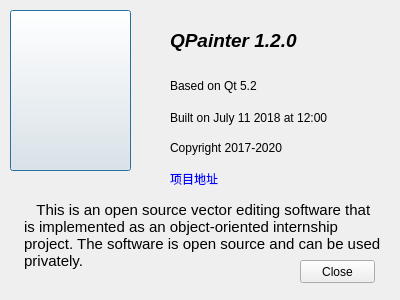
<?xml version="1.0" encoding="UTF-8"?>
<ui version="4.0">
 <class>ShowHelpDialog</class>
 <widget class="QDialog" name="ShowHelpDialog">
  <property name="geometry">
   <rect>
    <x>0</x>
    <y>0</y>
    <width>400</width>
    <height>300</height>
   </rect>
  </property>
  <property name="windowTitle">
   <string>Dialog</string>
  </property>
  <property name="styleSheet">
   <string notr="true">QMainWindow{
background-color:#qlineargradient(spread:pad, x1:0, y1:0, x2:1, y2:0, stop:0 rgba(255, 0, 0, 255), stop:0.166 rgba(255, 255, 0, 255), stop:0.333 rgba(0, 255, 0, 255), stop:0.5 rgba(0, 255, 255, 255), stop:0.666 rgba(0, 0, 255, 255), stop:0.833 rgba(255, 0, 255, 255), stop:1 rgba(255, 0, 0, 255));
}

</string>
  </property>
  <widget class="QPushButton" name="pushButton">
   <property name="geometry">
    <rect>
     <x>10</x>
     <y>10</y>
     <width>121</width>
     <height>161</height>
    </rect>
   </property>
   <property name="text">
    <string/>
   </property>
   <property name="icon">
    <iconset resource="icons.qrc">
     <normaloff>:/icons/QPainter.ico</normaloff>:/icons/QPainter.ico</iconset>
   </property>
   <property name="iconSize">
    <size>
     <width>128</width>
     <height>128</height>
    </size>
   </property>
   <property name="checkable">
    <bool>true</bool>
   </property>
   <property name="checked">
    <bool>false</bool>
   </property>
  </widget>
  <widget class="QLabel" name="label">
   <property name="geometry">
    <rect>
     <x>170</x>
     <y>30</y>
     <width>141</width>
     <height>21</height>
    </rect>
   </property>
   <property name="font">
    <font>
     <family>Arial</family>
     <pointsize>14</pointsize>
     <weight>75</weight>
     <italic>true</italic>
     <bold>true</bold>
    </font>
   </property>
   <property name="text">
    <string>QPainter 1.2.0</string>
   </property>
  </widget>
  <widget class="QLabel" name="label_2">
   <property name="geometry">
    <rect>
     <x>170</x>
     <y>70</y>
     <width>131</width>
     <height>31</height>
    </rect>
   </property>
   <property name="text">
    <string>Based on Qt 5.2</string>
   </property>
  </widget>
  <widget class="QLabel" name="label_3">
   <property name="geometry">
    <rect>
     <x>170</x>
     <y>110</y>
     <width>191</width>
     <height>16</height>
    </rect>
   </property>
   <property name="text">
    <string>Built on July 11 2018 at 12:00</string>
   </property>
  </widget>
  <widget class="QLabel" name="label_4">
   <property name="geometry">
    <rect>
     <x>170</x>
     <y>140</y>
     <width>121</width>
     <height>16</height>
    </rect>
   </property>
   <property name="text">
    <string>Copyright 2017-2020</string>
   </property>
  </widget>
  <widget class="QLabel" name="label_5">
   <property name="geometry">
    <rect>
     <x>20</x>
     <y>190</y>
     <width>361</width>
     <height>91</height>
    </rect>
   </property>
   <property name="font">
    <font>
     <family>Arial</family>
     <pointsize>11</pointsize>
     <italic>false</italic>
    </font>
   </property>
   <property name="text">
    <string>    This is an open source vector editing software that
 is implemented as an object-oriented internship
 project. The software is open source and can be used
 privately.</string>
   </property>
   <property name="textFormat">
    <enum>Qt::PlainText</enum>
   </property>
  </widget>
  <widget class="QPushButton" name="pushButton_2">
   <property name="geometry">
    <rect>
     <x>300</x>
     <y>260</y>
     <width>75</width>
     <height>23</height>
    </rect>
   </property>
   <property name="text">
    <string>Close</string>
   </property>
  </widget>
  <widget class="QLabel" name="label_6">
   <property name="geometry">
    <rect>
     <x>170</x>
     <y>170</y>
     <width>131</width>
     <height>16</height>
    </rect>
   </property>
   <property name="text">
    <string>&lt;a style=&quot;color:blue;align:center;&quot; href=&quot;https://www.github.com/pprp/QPainter&quot;&gt;项目地址&lt;/a&gt;</string>
   </property>
  </widget>
 </widget>
 <resources>
  <include location="icons.qrc"/>
 </resources>
 <connections/>
</ui>
